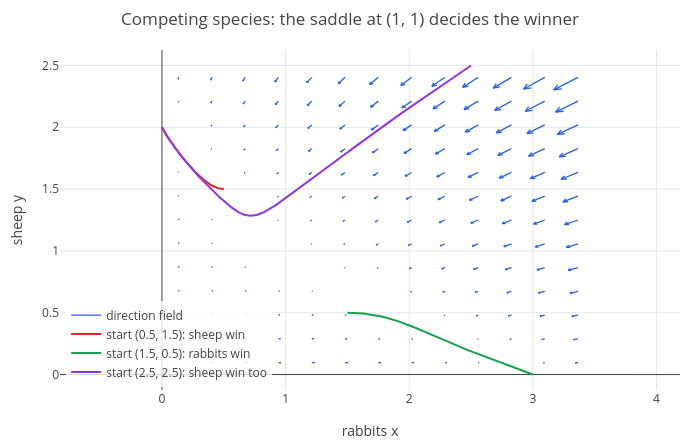

The code cell stored with this chart in its notebook:
### Markdown cell above
Coexistence $(1, 1)$ is a **saddle**: unstable. Only rabbits $(3, 0)$ and only sheep $(0, 2)$ are both stable nodes
(eigenvalues $-3, -1$ and $-2, -1$). So one species always dies out, and which one depends on where you start: the
incoming line of the saddle divides the plane. Ecologists call this **competitive exclusion**.

### Code cell
a = odeplot(f, [x y], t, [0.5 1.5], 0, 20, [x y]);
b = odeplot(f, [x y], t, [1.5 0.5], 0, 20, [x y]);
c = odeplot(f, [x y], t, [2.5 2.5], 0, 20, [x y]);
p = show(fieldplot(f, x, 0, 3.5, y, 0, 2.5, 13), a, b, c);
p = legend(p, "direction field", "start (0.5, 1.5): sheep win", "start (1.5, 0.5): rabbits win", "start (2.5, 2.5): sheep win too");
labels(title(p, "Competing species: the saddle at (1, 1) decides the winner"), "rabbits x", "sheep y")

### Figure 1 — Plotly figure (JSON) as saved in the notebook; plotly's stock layout.template omitted (floating-point values rounded to 4 significant figures; data arrays with more than 128 entries replaced by an {"elided": "..."} marker saying what was removed)
{"data": [{"line": {"color": "#2563eb", "width": 1.3}, "mode": "lines", "name": "direction field", "type": "scatter", "x": {"elided": "1377 float values"}, "y": {"elided": "1377 float values"}}, {"line": {"color": "#dc2626", "width": 2}, "mode": "lines", "name": "start (0.5, 1.5): sheep win", "type": "scatter", "x": {"elided": "2080 float values"}, "y": {"elided": "2080 float values"}}, {"line": {"color": "#16a34a", "width": 2}, "mode": "lines", "name": "start (1.5, 0.5): rabbits win", "type": "scatter", "x": {"elided": "2084 float values"}, "y": {"elided": "2084 float values"}}, {"line": {"color": "#9333ea", "width": 2}, "mode": "lines", "name": "start (2.5, 2.5): sheep win too", "type": "scatter", "x": {"elided": "1642 float values"}, "y": {"elided": "1642 float values"}}], "layout": {"height": 440, "legend": {"bgcolor": "rgba(255,255,255,0.8)", "x": 0.01, "xanchor": "left", "y": 0.01, "yanchor": "bottom"}, "margin": {"b": 50, "l": 60, "r": 20, "t": 50}, "showlegend": true, "title": {"text": "Competing species: the saddle at (1, 1) decides the winner"}, "width": 700, "xaxis": {"title": {"text": "rabbits x"}, "zeroline": true}, "yaxis": {"range": [-0.125, 2.625], "scaleanchor": "x", "scaleratio": 1, "title": {"text": "sheep y"}, "zeroline": true}}}
